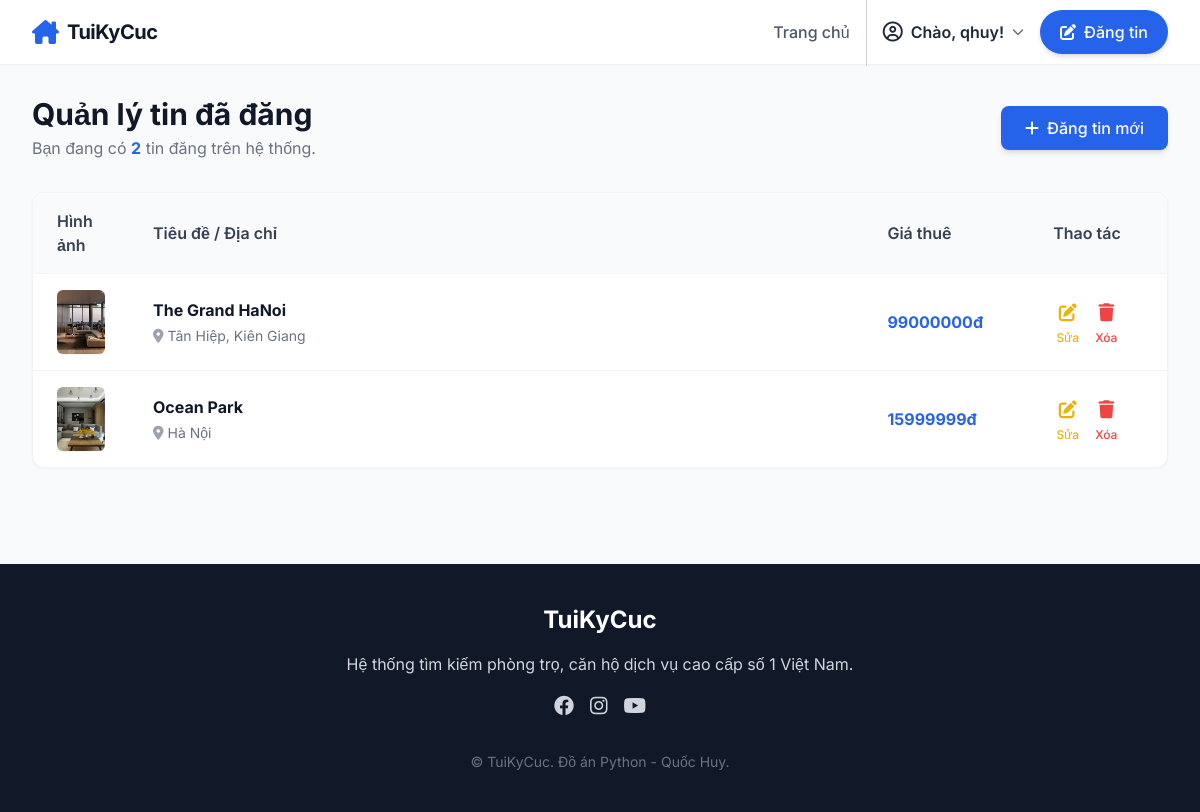
/quan-ly-tin/ (signed in), run on an earlier commit of the app's database.
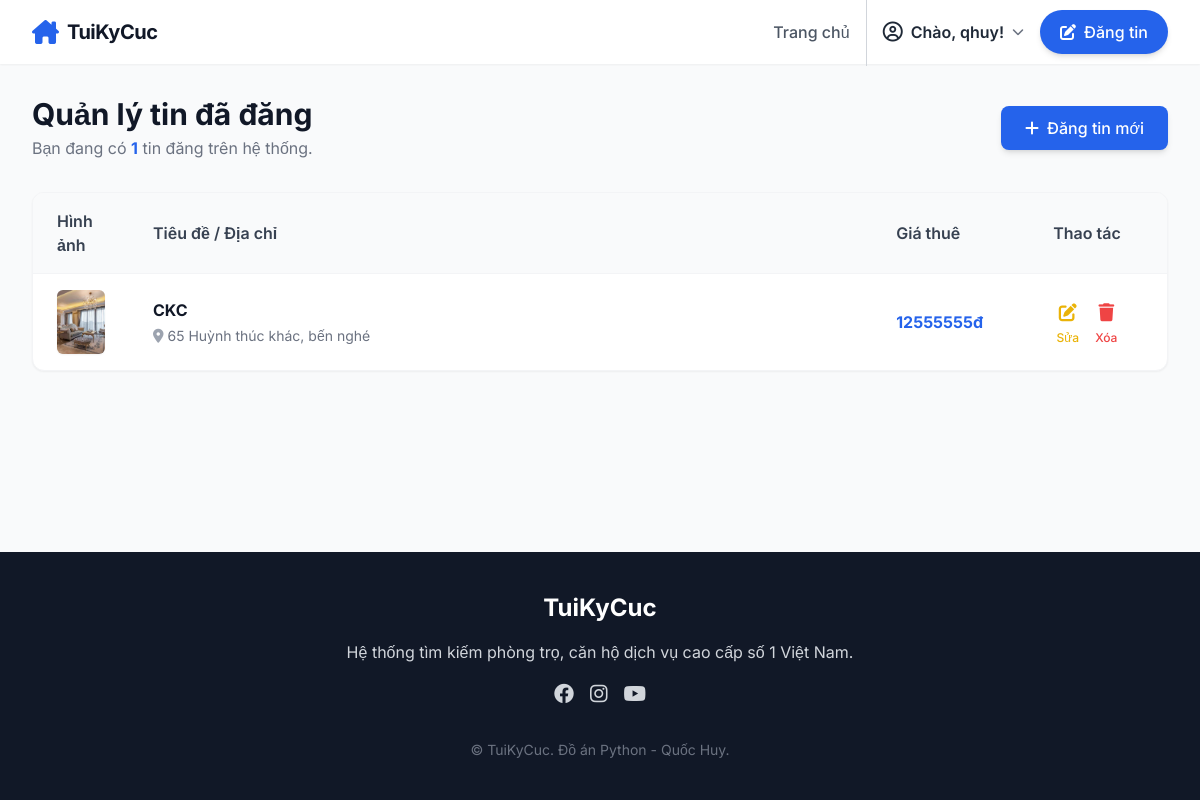
And on a later commit of the database.
### quanly/models.py (models this page shows, shortened)
class PhongTro(models.Model):
    chu_tro = models.ForeignKey(User, on_delete=models.CASCADE)
    tieu_de = models.CharField(max_length=200)       # Chữ ngắn
    mo_ta = models.TextField()                       # Chữ dài (nhiều dòng)
    gia_thue = models.IntegerField()                 # Số nguyên (Ví dụ: 3000000)
    dien_tich = models.FloatField()                  # Số thập phân (Ví dụ: 25.5 m2)
    DANH_SACH_KHU_VUC = [
        ('Hà Nội', 'Hà Nội'),
        ('TPHCM', 'TPHCM'),
        ('Đà Nẵng', 'Đà Nẵng'),
        ('Kiên Giang', 'Kiên Giang'),
        ('Thái Bình', 'Thái Bình'),
        ('Hải Phòng', 'Hải Phòng'),
    ]
    khu_vuc = models.CharField(max_length=50, choices=DANH_SACH_KHU_VUC, default='Hà Nội')
    dia_chi = models.CharField(max_length=255)       # Chữ ngắn
    so_dien_thoai = models.CharField(max_length=15)  # Số điện thoại
    hinh_anh = models.ImageField(upload_to='phongtro/', null=True, blank=True) #hinh anh
    ngay_dang = models.DateTimeField(auto_now_add=True)

### quanly/views.py (the view)
# urls.py: path('quan-ly-tin/', views.quan_ly_tin, name='quan_ly_tin'),
@login_required(login_url='dang_nhap')
def quan_ly_tin(request):
    danh_sach_cua_toi = PhongTro.objects.filter(chu_tro=request.user).order_by('-id')
    return render(request, 'quanly/quan_ly_tin.html', {'danh_sach_cua_toi': danh_sach_cua_toi})

### quanly/templates/quanly/quan_ly_tin.html (shortened to what this page needs)
<!DOCTYPE html>
<html lang="vi">
<head>
    <script src="https://cdn.tailwindcss.com"></script>
    <link rel="stylesheet" href="https://cdnjs.cloudflare.com/ajax/libs/font-awesome/6.4.0/css/all.min.css">
</head>
<body class="bg-gray-50 text-gray-800 flex flex-col min-h-screen">
    <nav class="bg-white shadow-sm fixed w-full z-50 top-0">
        <div class="max-w-7xl mx-auto px-4 sm:px-6 lg:px-8">
            <div class="flex justify-between h-16">
                <div class="flex items-center">
                    <a href="/" class="flex-shrink-0 flex items-center gap-2">
                        <i class="fa-solid fa-house-chimney text-blue-600 text-2xl"></i>
                        <span class="font-bold text-xl tracking-tight text-gray-900">TuiKyCuc</span>
                    </a>
                </div>
                <div class="flex items-center space-x-4">
                    <a href="{% url 'trang_chu' %}" class="text-gray-600 hover:text-blue-600 font-medium transition">Trang chủ</a>
                    {% if request.user.is_authenticated %}
                        <div class="relative group cursor-pointer border-l pl-4 border-gray-300 py-5">
                            <div class="flex items-center gap-2 text-gray-800 font-semibold hover:text-blue-600 transition">
                                <i class="fa-regular fa-circle-user text-xl"></i>
                                <span>Chào, {{ request.user.username }}!</span>
                                <i class="fa-solid fa-chevron-down text-xs text-gray-500 transition-transform group-hover:rotate-180"></i>
                            </div>
                        </div>
                    {% endif %}
                    <a href="{% url 'dang_tin' %}" class="bg-blue-600 text-white px-5 py-2.5 rounded-full font-medium hover:bg-blue-700 transition shadow-md flex items-center gap-2 ml-2">
                        <i class="fa-solid fa-pen-to-square"></i> Đăng tin
                    </a>
                </div>
            </div>
        </div>
    </nav>
    <div class="flex-grow max-w-7xl mx-auto px-4 sm:px-6 lg:px-8 py-24 w-full">
        <div class="flex justify-between items-center mb-8">
            <div>
                <h1 class="text-3xl font-bold text-gray-900">Quản lý tin đã đăng</h1>
                <p class="text-gray-500 mt-1">Bạn đang có <span class="font-bold text-blue-600">{{ danh_sach_cua_toi.count }}</span> tin đăng trên hệ thống.</p>
            </div>
            <a href="{% url 'dang_tin' %}" class="bg-blue-600 text-white px-6 py-2.5 rounded-lg font-medium hover:bg-blue-700 transition shadow-md flex items-center gap-2">
                <i class="fa-solid fa-plus"></i> Đăng tin mới
            </a>
        </div>
        <div class="bg-white rounded-xl shadow-sm border border-gray-100 overflow-hidden">
            <table class="w-full text-left border-collapse">
                <thead class="bg-gray-50 border-b border-gray-100">
                    <tr>
                        <th class="px-6 py-4 font-semibold text-gray-700 w-24">Hình ảnh</th>
                        <th class="px-6 py-4 font-semibold text-gray-700">Tiêu đề / Địa chỉ</th>
                        <th class="px-6 py-4 font-semibold text-gray-700 w-32">Giá thuê</th>
                        <th class="px-6 py-4 font-semibold text-gray-700 text-center w-40">Thao tác</th>
                    </tr>
                </thead>
                <tbody class="divide-y divide-gray-100">
                    {% for phong in danh_sach_cua_toi %}
                    <tr class="hover:bg-gray-50 transition">
                        <td class="px-6 py-4">
                            {% if phong.hinh_anh %}
                                <img src="{{ phong.hinh_anh.url }}" class="w-20 h-16 object-cover rounded-md shadow-sm">
                            {% else %}
                                <div class="w-20 h-16 bg-gray-200 rounded-md flex items-center justify-center text-xs text-gray-400 shadow-sm">Trống</div>
                            {% endif %}
                        </td>
                        <td class="px-6 py-4">
                            <div class="font-bold text-gray-900 mb-1 line-clamp-1">{{ phong.tieu_de }}</div>
                            <div class="text-sm text-gray-500 flex items-center gap-1 line-clamp-1">
                                <i class="fa-solid fa-location-dot text-gray-400"></i> {{ phong.dia_chi }}
                            </div>
                        </td>
                        <td class="px-6 py-4 text-blue-600 font-bold whitespace-nowrap">{{ phong.gia_thue }}đ</td>
                        <td class="px-6 py-4">
                            <div class="flex justify-center gap-4">
                                <a href="{% url 'chinh_sua_tin' phong.id %}" class="text-yellow-500 hover:text-yellow-600 transition flex flex-col items-center gap-1">
                                    <i class="fa-solid fa-pen-to-square text-lg"></i>
                                    <span class="text-xs font-medium">Sửa</span>
                                </a>
                                <a href="{% url 'xoa_tin' phong.id %}" onclick="return confirm('Bạn có chắc chắn muốn xóa tin này vĩnh viễn không?');" class="text-red-500 hover:text-red-600 transition flex flex-col items-center gap-1">
                                    <i class="fa-solid fa-trash text-lg"></i>
                                    <span class="text-xs font-medium">Xóa</span>
                                </a>
                            </div>
                        </td>
                    </tr>
                    {% endfor %}
                </tbody>
            </table>
        </div>
    </div>
    <footer class="bg-gray-900 text-gray-300 py-10 mt-auto">
        <div class="max-w-7xl mx-auto px-4 sm:px-6 lg:px-8 text-center">
            <h3 class="text-2xl font-bold text-white mb-4">TuiKyCuc</h3>
            <p class="mb-4">Hệ thống tìm kiếm phòng trọ, căn hộ dịch vụ cao cấp số 1 Việt Nam.</p>
            <div class="flex justify-center gap-4 text-xl">
                <a href="https://www.facebook.com/profile.php?id=100028648551079" class="hover:text-blue-500 transition"><i class="fa-brands fa-facebook"></i></a>
                <a href="https://www.instagram.com/_qh163/" class="hover:text-pink-500 transition"><i class="fa-brands fa-instagram"></i></a>
                <a href="https://www.youtube.com/@TUITÊNBÔ" class="hover:text-red-500 transition"><i class="fa-brands fa-youtube"></i></a>
            </div>
            <p class="mt-8 text-sm text-gray-500">© TuiKyCuc. Đồ án Python - Quốc Huy.</p>
        </div>
    </footer>
</body>
</html>

### quanly/templates/quanly/quan_ly_tin.html (style rules this page uses)
body { font-family: 'Inter', sans-serif; }

What changed in the data, as far as the page shows it:
removed PhongTro: hinh_anh (picture), tieu_de "The Grand HaNoi", dia_chi "Tân Hiệp, Kiên Giang", gia_thue "99000000"
removed PhongTro: hinh_anh (picture), tieu_de "Ocean Park", dia_chi "Hà Nội", gia_thue "15999999"
added PhongTro: hinh_anh (picture), tieu_de "CKC", dia_chi "65 Huỳnh thúc khác, bến nghé", gia_thue "12555555"
Also different on the page:
{{ danh_sach_cua_toi.count }}: "2" → "1"
